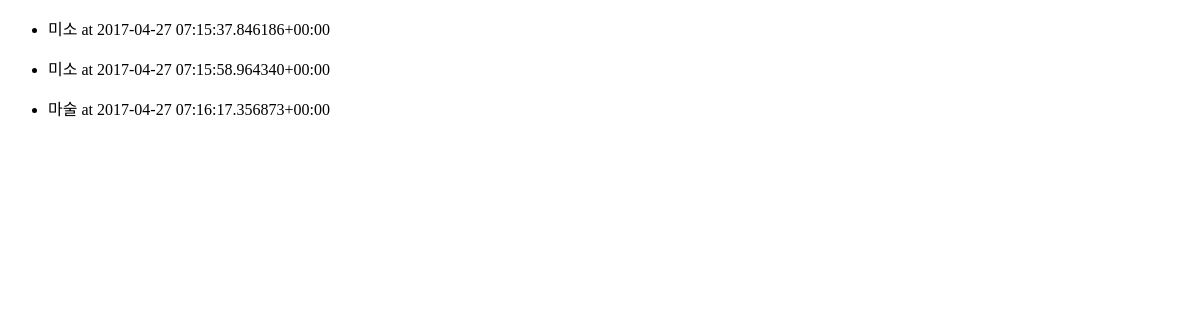
The page /miso/wordCloud/ on the database as committed earlier.
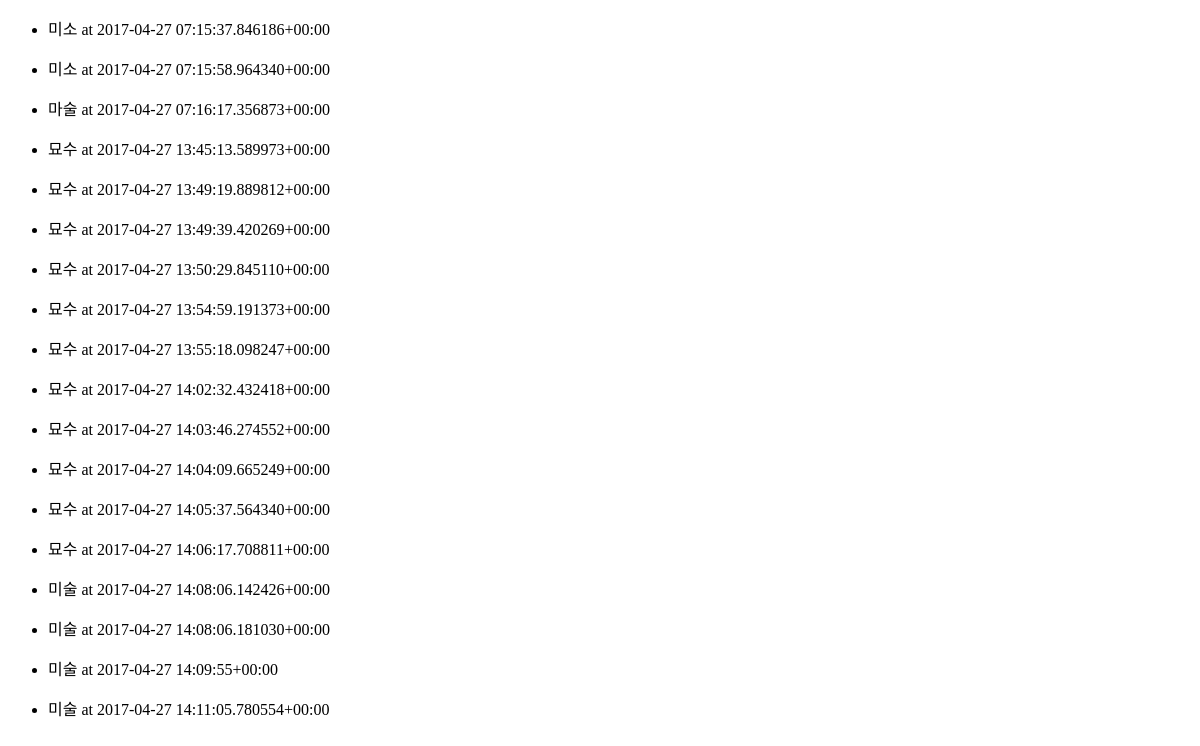
The same page on the database as committed later.
### miso/models.py (models this page shows)
class Word(models.Model):
    word = models.CharField(max_length=10, null=False)
    date = models.DateTimeField(default=timezone.now)
    def __str__(self):
        return self.word+" at "+str(self.date)

### miso/views.py (the view)
def wordCloud(request):
    w_list = Word.objects.all()
    context = {'word_list':w_list}
    return render(request, 'wordCloud.html', context)

### miso/templates/wordCloud.html (shortened to what this page needs)
<!DOCTYPE html>
<html>
  <head>
  </head>
  <body>
    {% for word in word_list %}
      <ul>
        <li>{{ word }}</li>
      </ul>
    {% empty %}
      <p>No Words</p>
    {% endfor %}
  </body>
</html>

Rows that differ between the two databases and show on the page:
added Word: word+date "묘수 at 2017-04-27 13:45:13.589973+00:00"
added Word: word+date "묘수 at 2017-04-27 13:49:19.889812+00:00"
added Word: word+date "묘수 at 2017-04-27 13:49:39.420269+00:00"
added Word: word+date "묘수 at 2017-04-27 13:50:29.845110+00:00"
added Word: word+date "묘수 at 2017-04-27 13:54:59.191373+00:00"
added Word: word+date "묘수 at 2017-04-27 13:55:18.098247+00:00"
added Word: word+date "묘수 at 2017-04-27 14:02:32.432418+00:00"
added Word: word+date "묘수 at 2017-04-27 14:03:46.274552+00:00"
added Word: word+date "묘수 at 2017-04-27 14:04:09.665249+00:00"
added Word: word+date "묘수 at 2017-04-27 14:05:37.564340+00:00"
added Word: word+date "묘수 at 2017-04-27 14:06:17.708811+00:00"
added Word: word+date "미술 at 2017-04-27 14:08:06.142426+00:00"
added Word: word+date "미술 at 2017-04-27 14:08:06.181030+00:00"
added Word: word+date "미술 at 2017-04-27 14:09:55+00:00"
added Word: word+date "미술 at 2017-04-27 14:11:05.780554+00:00"
